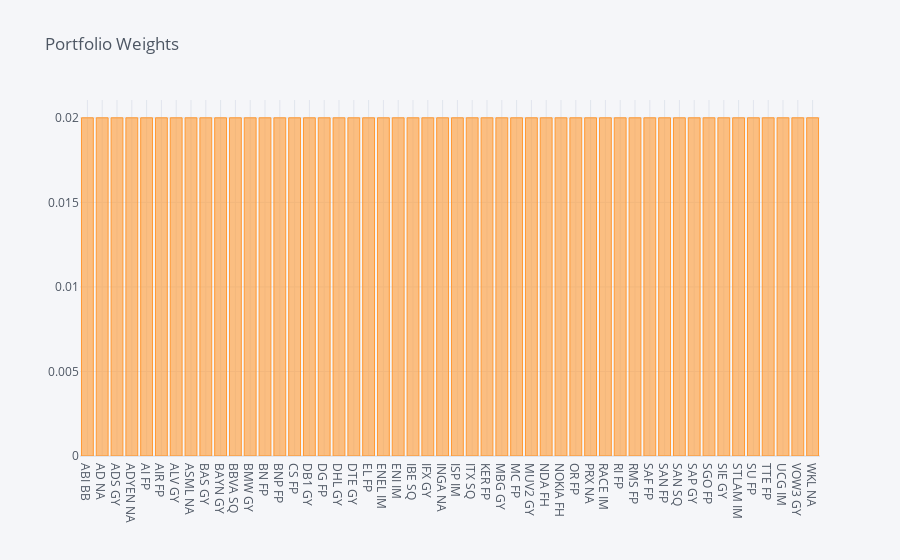
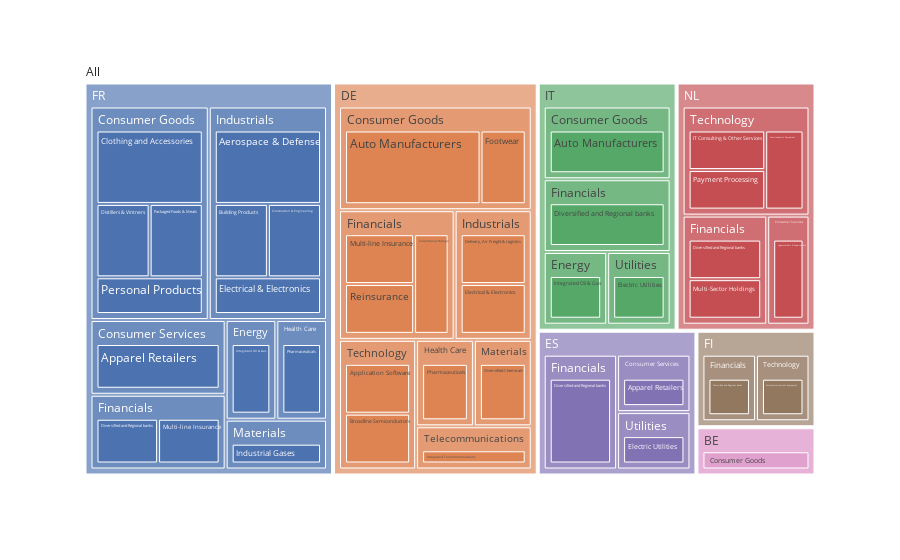

Here is the notebook cell these charts were saved with, in order:
### Markdown cell above
- View the sample portfolio, in this case just an equal-weighted STOXX50

### Code cell
import cufflinks as cf
cf.go_offline()
cf.set_config_file(offline=False, world_readable = True)
import plotly.express as px

portfolio_w.iplot(kind='bar', title='Portfolio Weights')
px.treemap(fund_data.join(portfolio_w).assign(All='All'), 
            path=['All','iso_co','Sector', 'Industry'], values='Weight', template="seaborn")

### Figure 1 — Plotly figure (JSON) as saved in the notebook; plotly's stock layout.template omitted (floating-point values rounded to 4 significant figures)
{"data": [{"marker": {"color": "rgba(255, 153, 51, 0.6)", "line": {"color": "rgba(255, 153, 51, 1.0)", "width": 1}}, "name": "Weight", "orientation": "v", "text": "", "type": "bar", "x": ["ABI BB", "AD NA", "ADS GY", "ADYEN NA", "AI FP", "AIR FP", "ALV GY", "ASML NA", "BAS GY", "BAYN GY", "BBVA SQ", "BMW GY", "BN FP", "BNP FP", "CS FP", "DB1 GY", "DG FP", "DHL GY", "DTE GY", "EL FP", "ENEL IM", "ENI IM", "IBE SQ", "IFX GY", "INGA NA", "ISP IM", "ITX SQ", "KER FP", "MBG GY", "MC FP", "MUV2 GY", "NDA FH", "NOKIA FH", "OR FP", "PRX NA", "RACE IM", "RI FP", "RMS FP", "SAF FP", "SAN FP", "SAN SQ", "SAP GY", "SGO FP", "SIE GY", "STLAM IM", "SU FP", "TTE FP", "UCG IM", "VOW3 GY", "WKL NA"], "y": [0.02, 0.02, 0.02, 0.02, 0.02, 0.02, 0.02, 0.02, 0.02, 0.02, 0.02, 0.02, 0.02, 0.02, 0.02, 0.02, 0.02, 0.02, 0.02, 0.02, 0.02, 0.02, 0.02, 0.02, 0.02, 0.02, 0.02, 0.02, 0.02, 0.02, 0.02, 0.02, 0.02, 0.02, 0.02, 0.02, 0.02, 0.02, 0.02, 0.02, 0.02, 0.02, 0.02, 0.02, 0.02, 0.02, 0.02, 0.02, 0.02, 0.02]}], "layout": {"legend": {"bgcolor": "#F5F6F9", "font": {"color": "#4D5663"}}, "paper_bgcolor": "#F5F6F9", "plot_bgcolor": "#F5F6F9", "title": {"font": {"color": "#4D5663"}, "text": "Portfolio Weights"}, "xaxis": {"gridcolor": "#E1E5ED", "showgrid": true, "tickfont": {"color": "#4D5663"}, "title": {"font": {"color": "#4D5663"}, "text": ""}, "zerolinecolor": "#E1E5ED"}, "yaxis": {"gridcolor": "#E1E5ED", "showgrid": true, "tickfont": {"color": "#4D5663"}, "title": {"font": {"color": "#4D5663"}, "text": ""}, "zerolinecolor": "#E1E5ED"}}}

### Figure 2 — Plotly figure (JSON) as saved in the notebook; plotly's stock layout.template omitted (floating-point values rounded to 4 significant figures)
{"data": [{"branchvalues": "total", "domain": {"x": [0, 1], "y": [0, 1]}, "hovertemplate": "labels=%{label}<br>Weight=%{value}<br>parent=%{parent}<br>id=%{id}<extra></extra>", "ids": ["All/FR/Industrials/Aerospace & Defense", "All/ES/Consumer Services/Apparel Retailers", "All/FR/Consumer Services/Apparel Retailers", "All/DE/Technology/Application Software", "All/DE/Consumer Goods/Auto Manufacturers", "All/IT/Consumer Goods/Auto Manufacturers", "All/BE/Consumer Goods/Brewers", "All/DE/Technology/Broadline Semiconductors", "All/FR/Industrials/Building Products", "All/FR/Consumer Goods/Clothing and Accessories", "All/FR/Industrials/Construction & Engineering", "All/DE/Industrials/Delivery, Air Freight & Logistics", "All/FR/Consumer Goods/Distillers & Vintners", "All/DE/Materials/Diversified Chemicals", "All/ES/Financials/Diversified and Regional banks", "All/FI/Financials/Diversified and Regional banks", "All/FR/Financials/Diversified and Regional banks", "All/IT/Financials/Diversified and Regional banks", "All/NL/Financials/Diversified and Regional banks", "All/ES/Utilities/Electric Utilities", "All/IT/Utilities/Electric Utilities", "All/DE/Industrials/Electrical & Electronics", "All/FR/Industrials/Electrical & Electronics", "All/DE/Consumer Goods/Footwear", "All/NL/Consumer Services/Hypermarkets & Supercenters", "All/NL/Technology/IT Consulting & Other Services", "All/FR/Materials/Industrial Gases", "All/FR/Energy/Integrated Oil & Gas", "All/IT/Energy/Integrated Oil & Gas", "All/DE/Telecommunications/Integrated Telecommunications", "All/NL/Financials/Multi-Sector Holdings", "All/DE/Financials/Multi-line Insurance", "All/FR/Financials/Multi-line Insurance", "All/FR/Consumer Goods/Packaged Foods & Meats", "All/NL/Technology/Payment Processing", "All/FR/Consumer Goods/Personal Products", "All/DE/Health Care/Pharmaceuticals", "All/FR/Health Care/Pharmaceuticals", "All/DE/Financials/Reinsurance", "All/DE/Financials/Securities exchange", "All/NL/Technology/Semiconductor Equipment", "All/FI/Technology/Telecommunications Equipment", "All/BE/Consumer Goods", "All/DE/Consumer Goods", "All/FR/Consumer Goods", "All/IT/Consumer Goods", "All/ES/Consumer Services", "All/FR/Consumer Services", "All/NL/Consumer Services", "All/FR/Energy", "All/IT/Energy", "All/DE/Financials", "All/ES/Financials", "All/FI/Financials", "All/FR/Financials", "All/IT/Financials", "All/NL/Financials", "All/DE/Health Care", "All/FR/Health Care", "All/DE/Industrials", "All/FR/Industrials", "All/DE/Materials", "All/FR/Materials", "All/DE/Technology", "All/FI/Technology", "All/NL/Technology", "All/DE/Telecommunications", "All/ES/Utilities", "All/IT/Utilities", "All/BE", "All/DE", "All/ES", "All/FI", "All/FR", "All/IT", "All/NL", "All"], "labels": ["Aerospace & Defense", "Apparel Retailers", "Apparel Retailers", "Application Software", "Auto Manufacturers", "Auto Manufacturers", "Brewers", "Broadline Semiconductors", "Building Products", "Clothing and Accessories", "Construction & Engineering", "Delivery, Air Freight & Logistics", "Distillers & Vintners", "Diversified Chemicals", "Diversified and Regional banks", "Diversified and Regional banks", "Diversified and Regional banks", "Diversified and Regional banks", "Diversified and Regional banks", "Electric Utilities", "Electric Utilities", "Electrical & Electronics", "Electrical & Electronics", "Footwear", "Hypermarkets & Supercenters", "IT Consulting & Other Services", "Industrial Gases", "Integrated Oil & Gas", "Integrated Oil & Gas", "Integrated Telecommunications", "Multi-Sector Holdings", "Multi-line Insurance", "Multi-line Insurance", "Packaged Foods & Meats", "Payment Processing", "Personal Products", "Pharmaceuticals", "Pharmaceuticals", "Reinsurance", "Securities exchange", "Semiconductor Equipment", "Telecommunications Equipment", "Consumer Goods", "Consumer Goods", "Consumer Goods", "Consumer Goods", "Consumer Services", "Consumer Services", "Consumer Services", "Energy", "Energy", "Financials", "Financials", "Financials", "Financials", "Financials", "Financials", "Health Care", "Health Care", "Industrials", "Industrials", "Materials", "Materials", "Technology", "Technology", "Technology", "Telecommunications", "Utilities", "Utilities", "BE", "DE", "ES", "FI", "FR", "IT", "NL", "All"], "name": "", "parents": ["All/FR/Industrials", "All/ES/Consumer Services", "All/FR/Consumer Services", "All/DE/Technology", "All/DE/Consumer Goods", "All/IT/Consumer Goods", "All/BE/Consumer Goods", "All/DE/Technology", "All/FR/Industrials", "All/FR/Consumer Goods", "All/FR/Industrials", "All/DE/Industrials", "All/FR/Consumer Goods", "All/DE/Materials", "All/ES/Financials", "All/FI/Financials", "All/FR/Financials", "All/IT/Financials", "All/NL/Financials", "All/ES/Utilities", "All/IT/Utilities", "All/DE/Industrials", "All/FR/Industrials", "All/DE/Consumer Goods", "All/NL/Consumer Services", "All/NL/Technology", "All/FR/Materials", "All/FR/Energy", "All/IT/Energy", "All/DE/Telecommunications", "All/NL/Financials", "All/DE/Financials", "All/FR/Financials", "All/FR/Consumer Goods", "All/NL/Technology", "All/FR/Consumer Goods", "All/DE/Health Care", "All/FR/Health Care", "All/DE/Financials", "All/DE/Financials", "All/NL/Technology", "All/FI/Technology", "All/BE", "All/DE", "All/FR", "All/IT", "All/ES", "All/FR", "All/NL", "All/FR", "All/IT", "All/DE", "All/ES", "All/FI", "All/FR", "All/IT", "All/NL", "All/DE", "All/FR", "All/DE", "All/FR", "All/DE", "All/FR", "All/DE", "All/FI", "All/NL", "All/DE", "All/ES", "All/IT", "All", "All", "All", "All", "All", "All", "All", ""], "type": "treemap", "values": [0.04, 0.02, 0.04, 0.02, 0.06, 0.04, 0.02, 0.02, 0.02, 0.04, 0.02, 0.02, 0.02, 0.02, 0.04, 0.02, 0.02, 0.04, 0.02, 0.02, 0.02, 0.02, 0.02, 0.02, 0.02, 0.02, 0.02, 0.02, 0.02, 0.02, 0.02, 0.02, 0.02, 0.02, 0.02, 0.02, 0.02, 0.02, 0.02, 0.02, 0.02, 0.02, 0.02, 0.08, 0.1, 0.04, 0.02, 0.04, 0.02, 0.02, 0.02, 0.06, 0.04, 0.02, 0.04, 0.04, 0.04, 0.02, 0.02, 0.04, 0.1, 0.02, 0.02, 0.04, 0.02, 0.06, 0.02, 0.02, 0.02, 0.02, 0.28, 0.08, 0.04, 0.34, 0.12, 0.12, 1]}], "layout": {"legend": {"tracegroupgap": 0}, "margin": {"t": 60}}}
